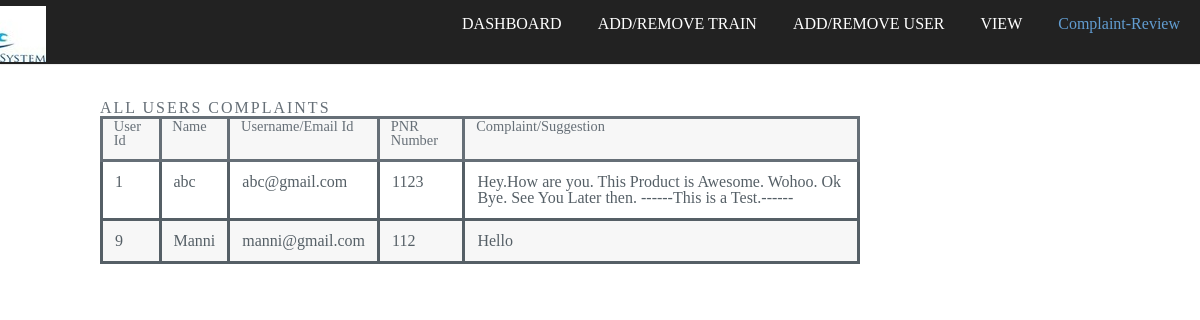
Page /Admin/review.php on the committed database.
### tables this page shows
CREATE TABLE `complaints` (
  `uid` int(11) NOT NULL,
  `name` text NOT NULL,
  `username` text NOT NULL,
  `pnr_no` int(11) NOT NULL,
  `Subject` text NOT NULL
);

### Admin/review.php (the view, shortened to what this page needs)
<?php
$conn=mysqli_connect("localhost","root","","rail_connect") OR die("Unable to connect to the Database.");
?>
<head>
    <link rel="stylesheet" href="../css/style.css" />
     <link rel="stylesheet" href="../css/skel.css" />
</head>
            <header id="header" class="skel-layers-fixed">
                <nav class="nav">
                <div class="container">
        <div class="navbar-header">
            <a href="#" class="pull-left ">
        <div id="logo" alt="TheAppleTalks Logo"></div>
        </a>
        </div></div></nav>
                <nav id="nav" class="">
                    <ul>
                        <li><strong><a href="admin.php">DASHBOARD</a></strong></li>
                        <li><strong><a href="edittrain.php" >ADD/REMOVE TRAIN</a></strong></li>
                        <li><strong><a href="edituser.php">ADD/REMOVE USER</a></strong></li>
                        <li><strong><div class="dropdown"><a class="dropbtn">VIEW</a>
                        </div></strong></li>
                        <li><strong><a href="#" class="selected">Complaint-Review</a></strong></li>
                    </ul>
                </nav>
            </header>
            <section>
              <div style="padding:100px; width: 80%;">
                <b><h1>ALL USERS Complaints</h1></b>
                <?php
                echo '<table>';
                 echo "<tr>";
                   echo "<th>User Id</th>";
                    echo "<th>Name</th>";
                     echo "<th>Username/Email Id</th>";
                      echo "<th>PNR Number</th>";
                      echo "<th>Complaint/Suggestion</th></tr>";
                      $q=mysqli_query($conn,"SELECT * FROM complaints");
                      if($q==TRUE){
                        $n=mysqli_num_rows($q);
                for($i=0; $i<$n; $i++)
                {
                    $row=mysqli_fetch_array($q);
                    echo "<tr><td>{$row['uid']}</td><td>{$row['name']}</td><td>{$row['username']}</td><td>{$row['pnr_no']}</td><td>{$row['Subject']}</td></tr>";
                }
            }
                    ?>
            </div></section>

### css/style.css (style rules this page uses)
#logo { background:url('../images/logo.jpg') no-repeat; background-position: left; width:233px; height:65px; margin:-15px 10px 1px -150px; }
a { color: #629DD1; text-decoration: underline; }
strong, b { color: #666f77; font-weight: 500; }
h1, h2, h3, h4, h5, h6 { color: #666f77; font-weight: 300; line-height: 1em; margin: 0 0 1em 0; text-transform: uppercase; letter-spacing: 0.125em; }
ul { list-style: disc; margin: 0 0 2em 0; padding-left: 1em; }
ul li { padding-left: 0.5em; }
table { margin: 0 0 2em 0; width: 100%; }
table tbody tr { border: solid 1px rgba(144, 144, 144, 0.25); border-left: 0; border-right: 0; }
table tbody tr:nth-child(2n + 1) { background-color: rgba(144, 144, 144, 0.075); }
table td { padding: 0.75em 0.75em; }
table th { color: #666f77; font-size: 0.9em; font-weight: 500; padding: 0 0.75em 0.75em 0.75em; text-align: left; }
#header { background-color:#222; color: #ffffff; cursor: default; height: 4em; left: 0; line-height: 3em; position:fixed; top: 0; width: 100%; z-index: 10000; box-shadow: 0 0 0.1em 0 rgba(0, 0, 0, 0.25); }
#header nav { height: inherit; line-height: inherit; position: absolute; right: 1.25em; top: 0; vertical-align: middle; }
#header nav > ul { list-style: none; margin: 0; padding-left: 0; }
#header nav > ul > li { border-radius: 6px; display: inline-block; margin-left: 2em; padding-left: 0; }
#header nav > ul > li a { -moz-transition: color 0.2s ease-in-out; -webkit-transition: color 0.2s ease-in-out; -o-transition: color 0.2s ease-in-out; -ms-transition: color 0.2s ease-in-out; transition: color 0.2s ease-in-out; color: #ffffff; display: inline-block; text-decoration: none; }
#header nav > ul > li a.selected { color: #629DD1; }
#header nav > ul > li:first-child { margin-left: 0; }
#header .container { position: relative; }
.container { padding: 16px; }
.dropdown { position:relative; display: inline-block; }
table , table tr , table tr th , table tr td { border:solid; }

### css/skel.css (style rules this page uses)
html,body,div,span,applet,object,iframe,h1,h2,h3,h4,h5,h6,p,blockquote,pre,a,abbr,acronym,address,big,cite,code,del,dfn,em,img,ins,kbd,q,s,samp,small,strike,strong,sub,sup,tt,var,b,u,i,center,dl,dt,dd,ol,ul,li,fieldset,form,label,legend,table,caption,tbody,tfoot,thead,tr,th,td,article,aside,canvas,details,embed,figure,figcaption,footer,header,hgroup,menu,nav,output,ruby,section,summary,time,mark,audio,video { margin:0;padding:0;border:0;font-size:100%;font:inherit;vertical-align:baseline; }
article,aside,details,figcaption,figure,footer,header,hgroup,menu,nav,section { display:block; }
ol,ul { list-style:none; }
table { border-collapse:collapse;border-spacing:0; }
*, *:before, *:after { -moz-box-sizing: border-box; -webkit-box-sizing: border-box; box-sizing: border-box; }
.container { margin-left: auto; margin-right: auto; width: 1200px; }

### rows in the picture
complaints: uid "1", name "abc", username "abc@gmail.com", pnr_no "1123", Subject "Hey.How are you. This Product is Awesome. Wohoo. Ok Bye. See You Later then. ------This is a Test.------"
complaints: uid "9", name "Manni", username "manni@gmail.com", pnr_no "112", Subject "Hello"
